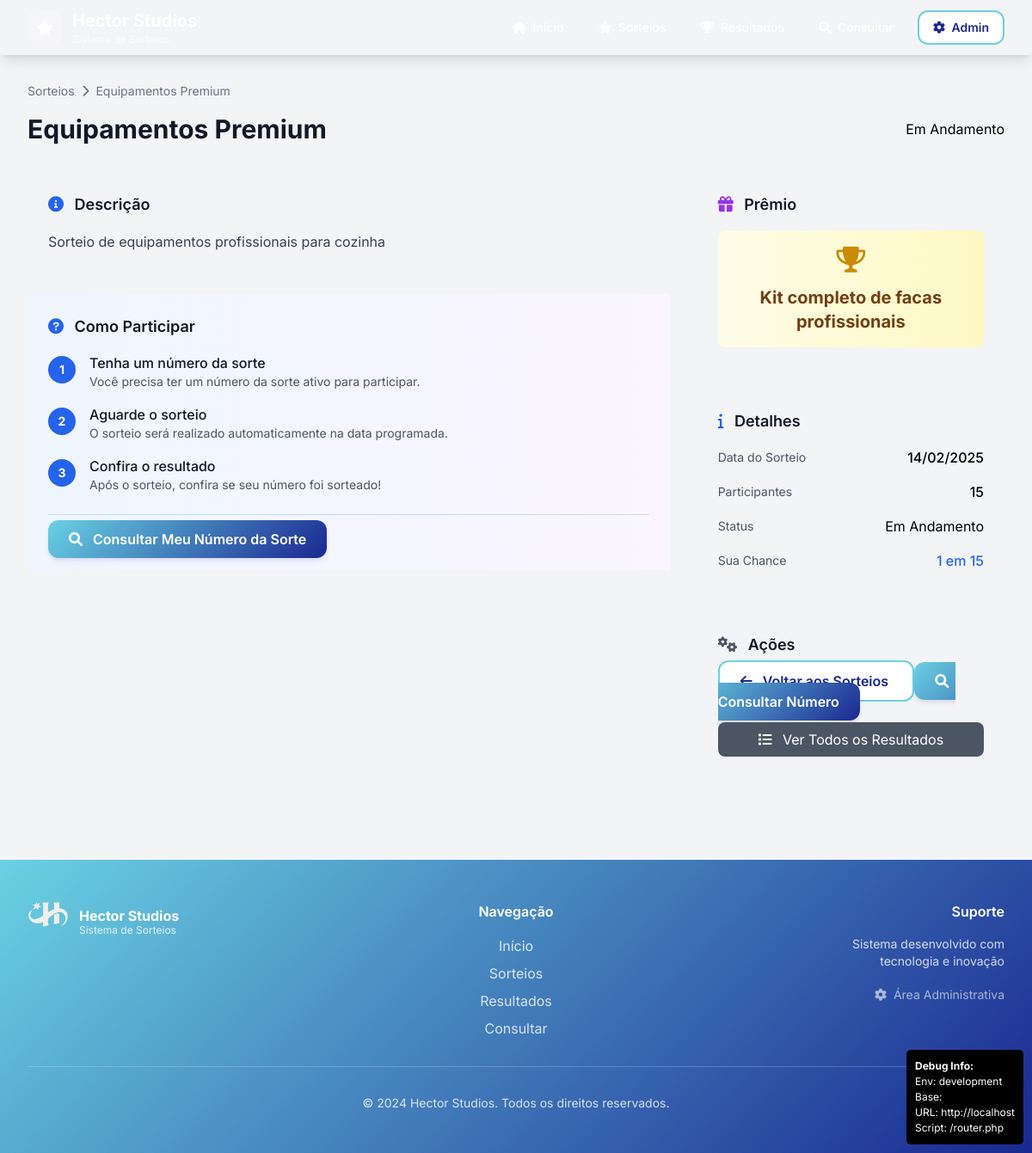
Screenshot of /sorteios/3 with the database file from the repository.
### tables this page shows
CREATE TABLE IF NOT EXISTS sorteios (
  id                 BIGINT AUTO_INCREMENT PRIMARY KEY,
  titulo             VARCHAR(255) NOT NULL,
  descricao          TEXT,
  data_sorteio       DATE NOT NULL,
  premio             TEXT,
  status             ENUM('agendado', 'realizado', 'cancelado') DEFAULT 'agendado',
  numero_sorteado    INT,
  vencedor_id        BIGINT,
  total_participantes INT DEFAULT 0,
  criado_por         BIGINT,  
  created_at         TIMESTAMP NOT NULL DEFAULT CURRENT_TIMESTAMP,
  updated_at         TIMESTAMP NOT NULL DEFAULT CURRENT_TIMESTAMP ON UPDATE CURRENT_TIMESTAMP,
  FOREIGN KEY (vencedor_id) REFERENCES participantes(id) ON DELETE SET NULL,
  FOREIGN KEY (criado_por) REFERENCES usuarios(id) ON DELETE SET NULL
);

### controllers/PublicController.php (called while the page is built, shortened)
<?php
require_once 'BaseController.php';
class PublicController extends BaseController {
    public function sorteio($id) {
        $sorteio = $this->getSorteioPublico($id);
        $data = [
            'titulo' => $sorteio['titulo'],
            'sorteio' => $sorteio
        ];
        $this->view('sorteio', $data);
    }
    private function getSorteioPublico($id) {
        try {
            $stmt = $this->db->query(
                "SELECT s.*, p.nome as vencedor_nome
                 FROM sorteios s
                 LEFT JOIN participantes p ON s.vencedor_id = p.id
                 WHERE s.id = ? AND s.status IN ('agendado', 'realizado')",
                [$id]
            );
            return $stmt->fetch();
        } catch (Exception $e) {
            return null;
        }
    }
}
?>

### config/database.php (called while the page is built, shortened)
<?php
class Database {
    private static $instance = null;
    private $connection;
    private function __construct() {
        try {
            $dsn = sprintf(
                "mysql:host=%s;port=%s;dbname=%s;charset=utf8mb4",
                $_ENV['DB_HOST'],
                $_ENV['DB_PORT'],
                $_ENV['DB_NAME']
            );
            $this->connection = new PDO($dsn, $_ENV['DB_USER'], $_ENV['DB_PASSWORD'], [
                PDO::ATTR_ERRMODE => PDO::ERRMODE_EXCEPTION,
                PDO::ATTR_DEFAULT_FETCH_MODE => PDO::FETCH_ASSOC,
                PDO::ATTR_EMULATE_PREPARES => false
            ]);
            $this->connection->exec("SET NAMES utf8mb4 COLLATE utf8mb4_unicode_ci");
        } catch (PDOException $e) {
            $errorMsg = "Erro de conexão com o banco MySQL: " . $e->getMessage();
            error_log($errorMsg);
            if (($_ENV['APP_ENV'] ?? 'production') === 'development') {
                $errorMsg .= "\n\nVerifique:\n";
                $errorMsg .= "1. Se o MySQL está rodando\n";
                $errorMsg .= "2. Se o banco '{$_ENV['DB_NAME']}' existe\n";
                $errorMsg .= "3. Se as credenciais estão corretas no arquivo .env\n";
                $errorMsg .= "4. Se a extensão PDO_MYSQL está instalada\n";
            }
            throw new Exception($errorMsg);
        }
    }
    public static function getInstance() {
        if (self::$instance === null) {
            self::$instance = new self();
        }
        return self::$instance;
    }
    public function query($sql, $params = []) {
        try {
            $stmt = $this->connection->prepare($sql);
            $stmt->execute($params);
            return $stmt;
        } catch (PDOException $e) {
            error_log("Database Error: " . $e->getMessage());
            throw $e;
        }
    }
}
function getDB() {
    return Database::getInstance();
}
?>

### views/sorteio.php (the view, shortened to what this page needs)
<div class="mb-8">
    <div class="flex items-center text-sm text-gray-500 mb-4">
        <a href="<?= makeUrl('/sorteios') ?>" class="hover:text-blue-600">Sorteios</a>
        <i class="fas fa-chevron-right mx-2"></i>
        <span><?= htmlspecialchars($sorteio['titulo']) ?></span>
    </div>
    <div class="flex items-center justify-between">
        <h1 class="text-3xl font-bold text-gray-900">
            <?= htmlspecialchars($sorteio['titulo']) ?>
        </h1>
        <span class="badge-hector <?= $sorteio['status'] === 'agendado' ? 'badge-success' : 'badge-info' ?>">
            <?= $sorteio['status'] === 'agendado' ? 'Em Andamento' : 'Finalizado' ?>
        </span>
    </div>
</div>
<div class="grid grid-cols-1 lg:grid-cols-3 gap-8">
    <div class="lg:col-span-2 space-y-6">
        <?php if ($sorteio['descricao']): ?>
            <div class="card-hector p-6">
                <h3 class="text-lg font-semibold text-gray-900 mb-4">
                    <i class="fas fa-info-circle mr-2 text-blue-600"></i>
                    Descrição
                </h3>
                <p class="text-gray-700 leading-relaxed">
                    <?= nl2br(htmlspecialchars($sorteio['descricao'])) ?>
                </p>
            </div>
        <?php endif; ?>
        <?php if ($sorteio['status'] === 'agendado'): ?>
            <div class="card-hector p-6 bg-gradient-to-r from-blue-50 to-purple-50">
                <h3 class="text-lg font-semibold text-gray-900 mb-4">
                    <i class="fas fa-question-circle mr-2 text-blue-600"></i>
                    Como Participar
                </h3>
                <div class="space-y-4">
                    <div class="flex items-start">
                        <div class="w-8 h-8 bg-blue-600 rounded-full flex items-center justify-center mr-4 mt-1">
                            <span class="text-white font-bold text-sm">1</span>
                        </div>
                        <div>
                            <h4 class="font-medium text-gray-900">Tenha um número da sorte</h4>
                            <p class="text-sm text-gray-600">Você precisa ter um número da sorte ativo para participar.</p>
                        </div>
                    </div>
                    <div class="flex items-start">
                        <div class="w-8 h-8 bg-blue-600 rounded-full flex items-center justify-center mr-4 mt-1">
                            <span class="text-white font-bold text-sm">2</span>
                        </div>
                        <div>
                            <h4 class="font-medium text-gray-900">Aguarde o sorteio</h4>
                            <p class="text-sm text-gray-600">O sorteio será realizado automaticamente na data programada.</p>
                        </div>
                    </div>
                    <div class="flex items-start">
                        <div class="w-8 h-8 bg-blue-600 rounded-full flex items-center justify-center mr-4 mt-1">
                            <span class="text-white font-bold text-sm">3</span>
                        </div>
                        <div>
                            <h4 class="font-medium text-gray-900">Confira o resultado</h4>
                            <p class="text-sm text-gray-600">Após o sorteio, confira se seu número foi sorteado!</p>
                        </div>
                    </div>
                </div>
                <div class="mt-6 pt-4 border-t border-blue-200">
                    <a href="<?= makeUrl('/consultar') ?>" class="btn-hector-primary w-full">
                        <i class="fas fa-search mr-2"></i>
                        Consultar Meu Número da Sorte
                    </a>
                </div>
            </div>
        <?php endif; ?>
    </div>
    <div class="space-y-6">
        <div class="card-hector p-6">
            <h3 class="text-lg font-semibold text-gray-900 mb-4">
                <i class="fas fa-gift mr-2 text-purple-600"></i>
                Prêmio
            </h3>
            <div class="bg-gradient-to-r from-yellow-50 to-yellow-100 rounded-lg p-4 text-center">
                <i class="fas fa-trophy text-yellow-600 text-3xl mb-3"></i>
                <p class="text-xl font-bold text-yellow-900">
                    <?= htmlspecialchars($sorteio['premio']) ?>
                </p>
            </div>
        </div>
        <div class="card-hector p-6">
            <h3 class="text-lg font-semibold text-gray-900 mb-4">
                <i class="fas fa-info mr-2 text-blue-600"></i>
                Detalhes
            </h3>
            <div class="space-y-4">
                <div class="flex items-center justify-between">
                    <span class="text-sm text-gray-600">Data do Sorteio</span>
                    <span class="font-medium">
                        <?= date('d/m/Y', strtotime($sorteio['data_sorteio'])) ?>
                    </span>
                </div>
                <div class="flex items-center justify-between">
                    <span class="text-sm text-gray-600">Participantes</span>
                    <span class="font-medium">
                        <?= number_format($sorteio['total_participantes']) ?>
                    </span>
                </div>
                <div class="flex items-center justify-between">
                    <span class="text-sm text-gray-600">Status</span>
                    <span class="badge-hector <?= $sorteio['status'] === 'agendado' ? 'badge-success' : 'badge-info' ?>">
                        <?= $sorteio['status'] === 'agendado' ? 'Em Andamento' : 'Finalizado' ?>
                    </span>
                </div>
                <?php if ($sorteio['status'] === 'agendado'): ?>
                    <div class="flex items-center justify-between">
                        <span class="text-sm text-gray-600">Sua Chance</span>
                        <span class="font-medium text-blue-600">
                            1 em <?= number_format($sorteio['total_participantes']) ?>
                        </span>
                    </div>
                <?php endif; ?>
            </div>
        </div>
        <div class="card-hector p-6">
            <h3 class="text-lg font-semibold text-gray-900 mb-4">
                <i class="fas fa-cogs mr-2 text-gray-600"></i>
                Ações
            </h3>
            <div class="space-y-3">
                <a href="<?= makeUrl('/sorteios') ?>" class="btn-hector-secondary w-full">
                    <i class="fas fa-arrow-left mr-2"></i>
                    Voltar aos Sorteios
                </a>
                <a href="<?= makeUrl('/consultar') ?>" class="btn-hector-primary w-full">
                    <i class="fas fa-search mr-2"></i>
                    Consultar Número
                </a>
                <a href="<?= makeUrl('/resultados') ?>" class="bg-gray-600 hover:bg-gray-700 text-white px-4 py-2 rounded-lg w-full text-center inline-block">
                    <i class="fas fa-list mr-2"></i>
                    Ver Todos os Resultados
                </a>
            </div>
        </div>
    </div>
</div>

### assets/css/hector-theme.css (style rules this page uses)
:root { --papel: #EFEFEA; --celeste: #6AD1E3; --blu: #1A2891; --pink: #E451F5; --crepusculo: linear-gradient(135deg, #6AD1E3 0%, #1A2891 100%); --ceu: #1A2891; --blu-light: #2640E5; --blu-dark: #0D1654; --celeste-light: #8DDBE8; --celeste-dark: #4FB8CC; --pink-light: #F087F7; --pink-dark: #C63DE1; --gray-50: #FAFAF9; --gray-100: #F5F5F0; --gray-200: #E5E5E0; --gray-300: #D4D4CE; --gray-400: #A8A8A0; --gray-500: #737369; --gray-600: #525248; --gray-700: #3A3A33; --gray-800: #262622; --gray-900: #1A1A17; --shadow-sm: 0 1px 2px 0 rgba(26, 40, 145, 0.05); --shadow: 0 1px 3px 0 rgba(26, 40, 145, 0.1), 0 1px 2px 0 rgba(26, 40, 145, 0.06); --shadow-md: 0 4px 6px -1px rgba(26, 40, 145, 0.1), 0 2px 4px -1px rgba(26, 40, 145, 0.06); --shadow-lg: 0 10px 15px -3px rgba(26, 40, 145, 0.1), 0 4px 6px -2px rgba(26, 40, 145, 0.05); --shadow-xl: 0 20px 25px -5px rgba(26, 40, 145, 0.1), 0 10px 10px -5px rgba(26, 40, 145, 0.04); --transition: all 0.3s cubic-bezier(0.4, 0, 0.2, 1); }
body { background-color: var(--papel); font-family: 'Inter', -apple-system, BlinkMacSystemFont, 'Segoe UI', Roboto, sans-serif; }
.btn-hector-primary { background: var(--crepusculo); color: white; padding: 12px 24px; border-radius: 12px; border: none; font-weight: 600; transition: var(--transition); box-shadow: var(--shadow-md); }
.btn-hector-secondary { background: white; color: var(--blu); padding: 12px 24px; border-radius: 12px; border: 2px solid var(--celeste); font-weight: 600; transition: var(--transition); }

### rows the page displays
sorteios: titulo "Equipamentos Premium", descricao "Sorteio de equipamentos profissionais para cozinha", premio "Kit completo de facas profissionais", data_sorteio "14/02/2025", total_participantes "15"

### other values shown
$config['environment'] "development"
$config['full_base_url'] "http://localhost"
$_SERVER['SCRIPT_NAME'] "/router.php"
